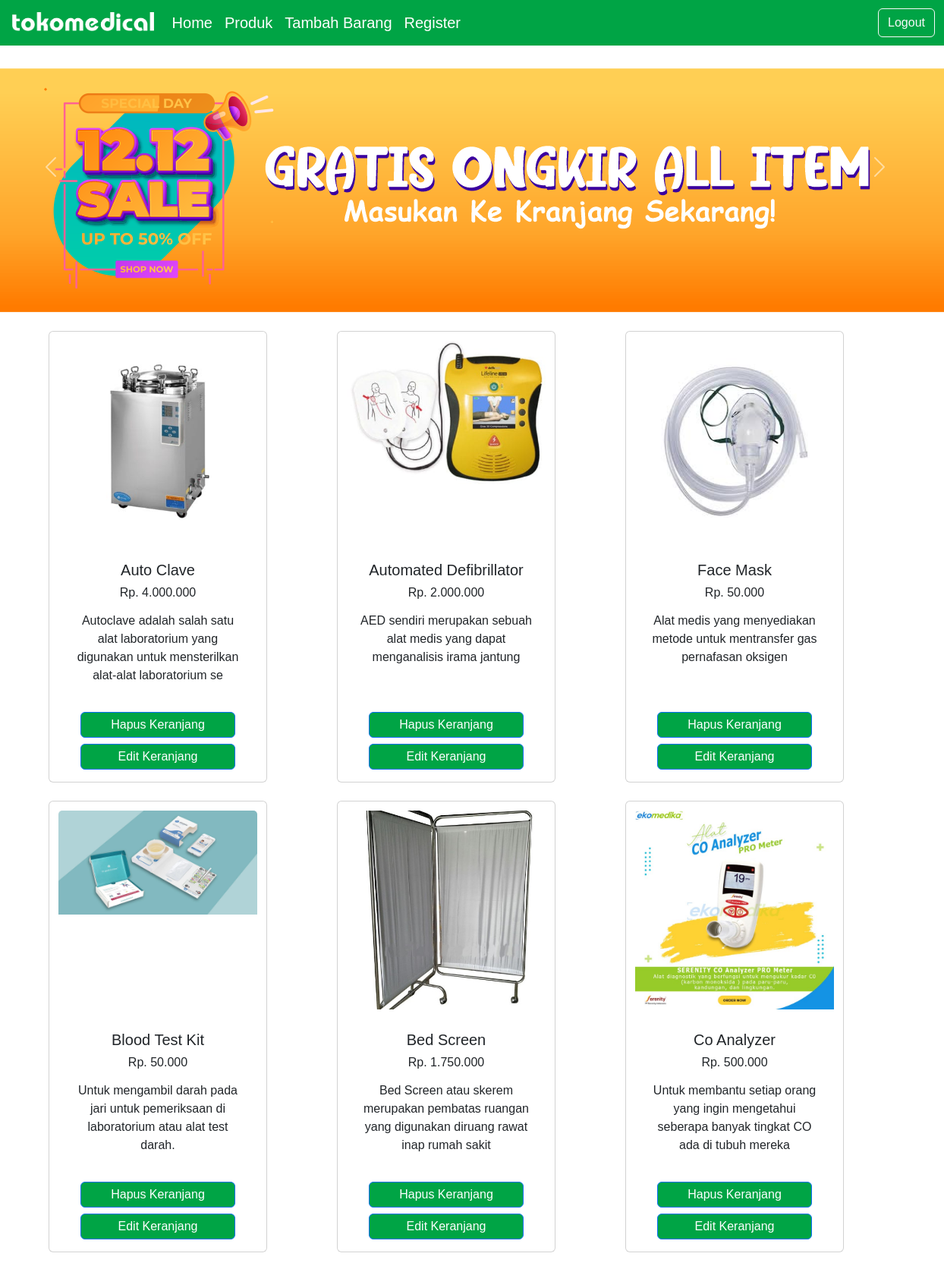
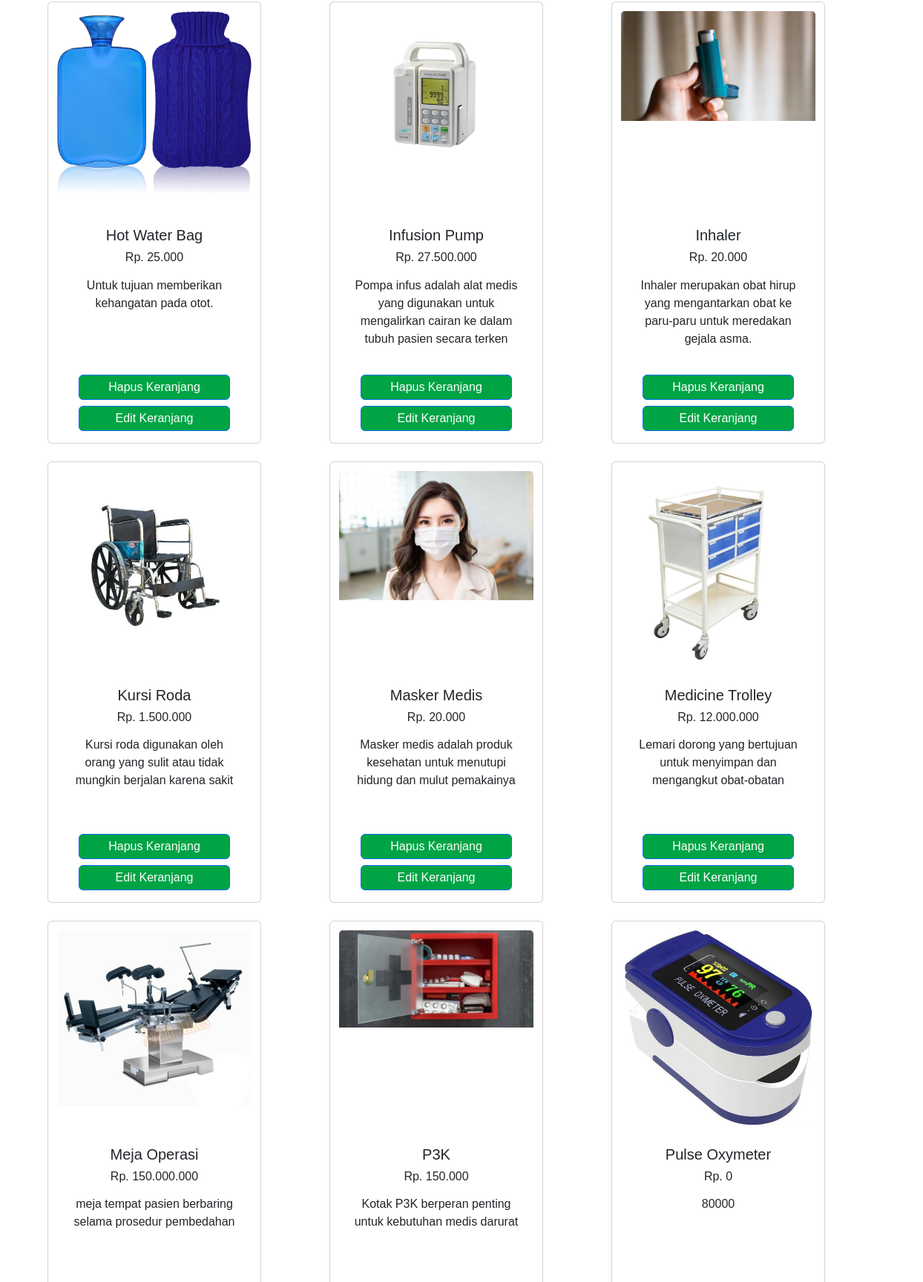
Page /index_admin.php (signed in, upper part) on the committed database (2 pictures, top to bottom).
### tables this page shows
CREATE TABLE `product` (
  `productid` int(11) NOT NULL,
  `name` varchar(200) NOT NULL,
  `price` int(10) NOT NULL,
  `foto` text NOT NULL,
  `penjelasan` varchar(105) NOT NULL
);

### index_admin.php (the view, shortened to what this page needs)
<!doctype html>
<html lang="en">
<head>
    <link href="https://cdn.jsdelivr.net/npm/bootstrap@5.2.2/dist/css/bootstrap.min.css" rel="stylesheet">
    <link href="https://getbootstrap.com/docs/5.2/assets/css/docs.css" rel="stylesheet">
    <link rel="stylesheet" href="style/style.css">
</head>
<body>
    <nav class="navbar fixed-top navbar-expand-lg background-primary" style="height:60px;">
        <div class="container-fluid">
            <a class="navbar-brand" href="index_admin.php" style="font-weight:bolder; color:#00A445;">
                <img src="asset/logo putih.png" alt="logo" style="height: 25px; margin-top: -7px; padding-left: 4px;"></a>
            <div class="collapse navbar-collapse" id="navbarSupportedContent" style="font-size:20px;">
                <ul class="navbar-nav me-auto mb-2 mb-lg-0">
                    <li class="nav-item" style="color: #00A445;">
                        <a class="nav-link active text-white" aria-current="page" href="index_admin.php">Home</a>
                    </li>
                    <li class="nav-item">
                        <a class="nav-link text-white " href="index_admin#produk">Produk</a>
                    </li>
                    <li class="nav-item">
                        <a class="nav-link text-white " href="index_tambah.php">Tambah Barang</a>
                    </li>
                    <li class="nav-item">
                        <a class="nav-link text-white " href="register_admin.php">Register</a>
                    </li>
                </ul>
                <a class="d-flex" href="logout.php" style="text-decoration: none;">
                    <button type="button" class="btn btn-outline-light">Logout</button>
                </a>
            </div>
        </div>
    </nav>
    <div class="container d-flex justify-content-center align-item-center">
        <div id="carouselExampleInterval" class="carousel slide" data-bs-ride="carousel" style="height:200px; margin: 90px 50px 130px; margin-left: 32px; ">
            <div class="carousel-inner">
                <div class="carousel-item active" data-bs-interval="5000">
                    <img src="asset/slide1.png" class="d-block w-90">
                </div>
            </div>
            <button class="carousel-control-prev" type="button" data-bs-target="#carouselExampleInterval" data-bs-slide="prev" style="padding-top:60px;">
                <span class="carousel-control-prev-icon" aria-hidden="true"></span>
            </button>
            <button class="carousel-control-next" type="button" data-bs-target="#carouselExampleInterval" data-bs-slide="next" style="padding-top:60px;">
                <span class="carousel-control-next-icon" aria-hidden="true"></span>
            </button>
        </div>
    </div>
    <div id="produk">
        <div class="p-3 m-0 border-0">
            <div class="container text-center">
                <div class="row">
                    <?php
                    include('koneksi.php');
                    $sql   = "SELECT * FROM product";
                    $query  = mysqli_query($connect, $sql);
                    while ($data = mysqli_fetch_array($query)) {
                    ?>
                        <div class="col">
                            <div class="card" style="width: 18rem;">
                                <div class="m-2 p-1" style="height:270px;">
                                    <img src="img/<?php echo $data['foto']; ?>" class="card-img-top">
                                </div>
                                <div class="card-body">
                                    <h5 class="card-title"><?= $data['name']; ?></h5>
                                    <h6 class="card-title">Rp. <?= number_format($data['price'], 0, "", ".") ?></h6>
                                    <div class="container py-2" style="height:140px;">
                                        <p class="card-text"><?= $data['penjelasan']; ?></p>
                                    </div>
                                    <a href=index_admin_delete.php?productid=<?php echo $data['productid']; ?>>
                                        <button type="button" class="btn btn-primary pt-1 pb-1 mb-2" style="background-color: #00A445; width: 80%;">
                                            Hapus Keranjang
                                        </button></a>
                                    <a href=index_admin_edit.php>
                                        <form action="index_admin_edit.php" method="post">
                                            <button type="submit" class="btn btn-primary pt-1 pb-1" style="background-color: #00A445; width: 80%;">
                                                Edit Keranjang
                                            </button>
                                    </a>
                                </div>
                            </div>
                            <br>
                        </div>
                    <?php } ?>
                </div>
            </div>
        </div>
    </div>
</body>
</html>

### style/style.css (style rules this page uses)
.background-primary { background: #00A445; }
.carousel-item { height: 40rem; color: white; position: relative; background-position: center; background-size: cover; }
body { font-family: 'Montserrat', sans-serif; }

### rows in the picture
product: foto (picture), name "Auto Clave", price "4.000.000", penjelasan "Autoclave adalah salah satu alat laboratorium yang digunakan untuk mensterilkan alat-alat laboratorium se"
product: foto (picture), name "Automated Defibrillator", price "2.000.000", penjelasan "AED sendiri merupakan sebuah alat medis yang dapat menganalisis irama jantung"
product: foto (picture), name "Face Mask", price "50.000", penjelasan "Alat medis yang menyediakan metode untuk mentransfer gas pernafasan oksigen"
product: foto (picture), name "Blood Test Kit", price "50.000", penjelasan "Untuk mengambil darah pada jari untuk pemeriksaan di laboratorium atau alat test darah."
product: foto (picture), name "Bed Screen", price "1.750.000", penjelasan "Bed Screen atau skerem merupakan pembatas ruangan yang digunakan diruang rawat inap rumah sakit"
product: foto (picture), name "Co Analyzer", price "500.000", penjelasan "Untuk membantu setiap orang yang ingin mengetahui seberapa banyak tingkat CO ada di tubuh mereka"
product: foto (picture), name "Hot Water Bag", price "25.000", penjelasan "Untuk tujuan memberikan kehangatan pada otot."
product: foto (picture), name "Infusion Pump", price "27.500.000", penjelasan "Pompa infus adalah alat medis yang digunakan untuk mengalirkan cairan ke dalam tubuh pasien secara terken"
product: foto (picture), name "Inhaler", price "20.000", penjelasan "Inhaler merupakan obat hirup yang mengantarkan obat ke paru-paru untuk meredakan gejala asma."
product: foto (picture), name "Kursi Roda", price "1.500.000", penjelasan "Kursi roda digunakan oleh orang yang sulit atau tidak mungkin berjalan karena sakit"
product: foto (picture), name "Masker Medis", price "20.000", penjelasan "Masker medis adalah produk kesehatan untuk menutupi hidung dan mulut pemakainya"
product: foto (picture), name "Medicine Trolley", price "12.000.000", penjelasan "Lemari dorong yang bertujuan untuk menyimpan dan mengangkut obat-obatan"
product: foto (picture), name "Meja Operasi", price "150.000.000", penjelasan "meja tempat pasien berbaring selama prosedur pembedahan"
product: foto (picture), name "P3K", price "150.000", penjelasan "Kotak P3K berperan penting untuk kebutuhan medis darurat"
product: foto (picture), name "Pulse Oxymeter", price "0", penjelasan "80000"
